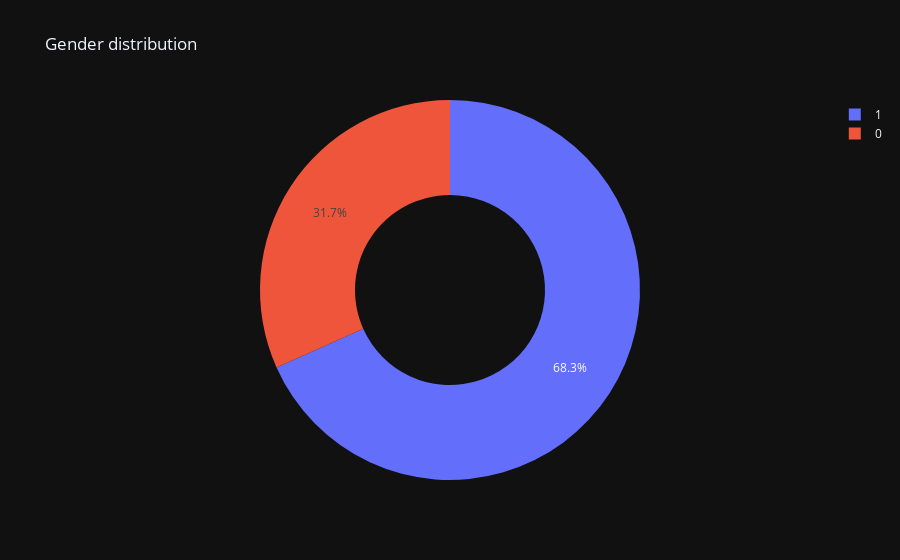

Notebook cell for this chart:
### Code cell
ax= px.pie(data1, names= "sex",template= "plotly_dark",title= "Gender distribution",hole= 0.5)
ax.show()

### Figure 1 — Plotly figure (JSON) as saved in the notebook; plotly's stock layout.template omitted (floating-point values rounded to 4 significant figures; data arrays with more than 128 entries replaced by an {"elided": "..."} marker saying what was removed)
{"data": [{"domain": {"x": [0, 1], "y": [0, 1]}, "hole": 0.5, "hovertemplate": "sex=%{label}<extra></extra>", "labels": {"elided": "303 int values"}, "legendgroup": "", "name": "", "showlegend": true, "type": "pie"}], "layout": {"legend": {"tracegroupgap": 0}, "title": {"text": "Gender distribution"}}}
